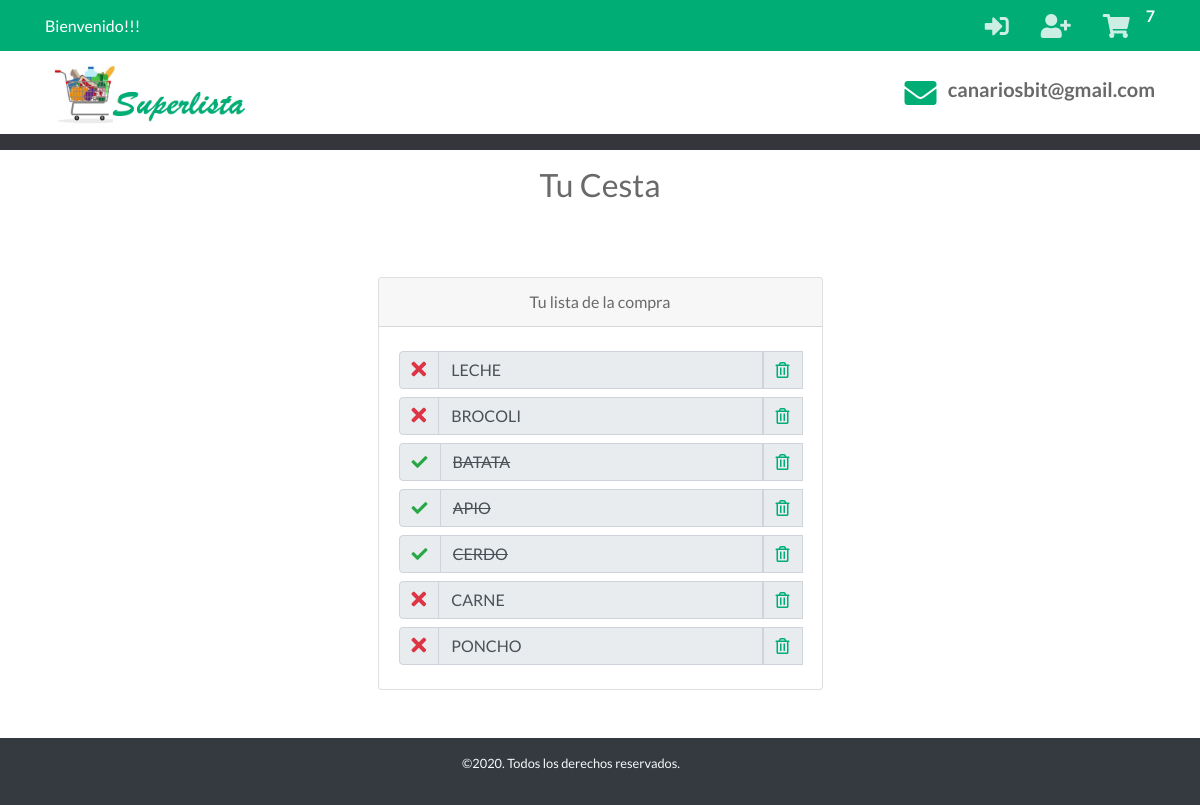
/cart, run on an earlier commit of the app's database.
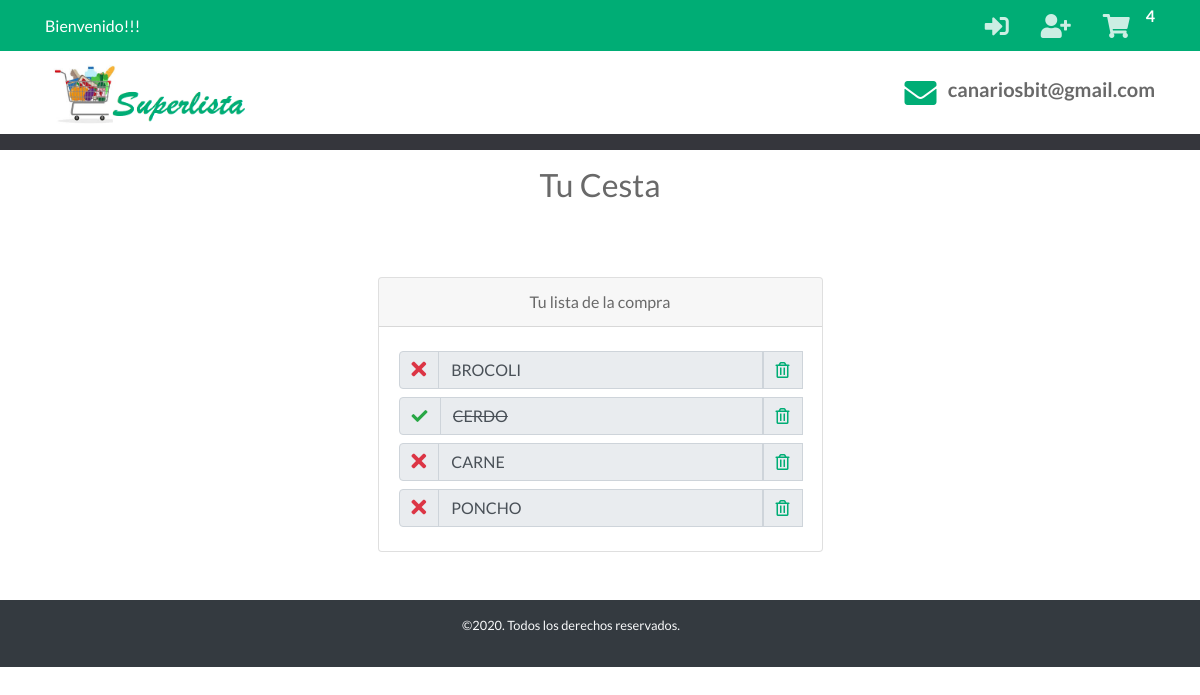
And on a later commit of the database.
### tables this page shows
CREATE TABLE "Cesta" (
	"Id"	INTEGER NOT NULL PRIMARY KEY AUTOINCREMENT UNIQUE,
	"Id_Usuario"	INTEGER NOT NULL,
	"Item"	INTEGER NOT NULL,
	"Tachar"	INTEGER
);

### app.py (the view)
@app.route('/cart')  # Ruta Mi Cesta
def cart():
    cantCarrito()
    if 'nombre' in session:
        items = getAllCesta()
        g.db.close()
        return render_template('carrito.html', items=items)
    else:
        items = getAllCesta()
        g.db.close()
        return render_template('carrito_home.html', items=items)

### app.py (called while the page is built)
def get_db():
    db = getattr(g, '_database', None)
    if db is None:
        db = g._database = sqlite3.connect('database1.db')
    return db

@app.teardown_appcontext
def close_connection(exception):
    db = getattr(g, '_database', None)
    if db is not None:
        db.close()

def conectar_db():
    return sqlite3.connect('database1.db')

def getAllCesta():
    if 'nombre' in session:
        id = session['id']
    else:
        id = -1
    g.db = conectar_db()
    consulta = 'SELECT * FROM Cesta WHERE (Id_usuario = ?)'
    cur = g.db.execute(consulta, [id])
    items = [dict(Id=row[0], Id_Usuario=row[1], Item_nombre=row[2], Tachar=row[3])
             for row in cur.fetchall()]
    g.db.close()
    return items

def cantCarrito():
    if 'nombre' in session:
        id_usuario = session['id']
    else:
        id_usuario = -1
    db = get_db()
    while not(db):
        db = get_db()
    cur = db.cursor()
    find_prod = (
        "SELECT COUNT(Id) FROM Cesta WHERE Id_Usuario = ?")
    cur.execute(find_prod, [(id_usuario)])
    resultado = cur.fetchone()
    session['carrito'] = resultado[0]
    print(resultado)
    print(session['carrito'])
    return session['carrito']

### templates/carrito_home.html (shortened to what the changed rows need)
<!doctype html>
<html lang="en">
<head>
    <link rel="stylesheet" href="{{ url_for('static', filename='css/bootstrap.min.css') }}">
    <link rel="stylesheet" href="{{ url_for('static', filename='css/all.css') }}">
    <link rel="stylesheet" href="{{ url_for('static', filename='css/swiper.min.css') }}">
    <link rel="stylesheet" href="{{ url_for('static', filename='css/venobox.css') }}">
    <link rel="stylesheet" href="{{ url_for('static', filename='css/jarallax.css') }}">
    <link rel="stylesheet" href="{{ url_for('static', filename='js/pickadate.js/themes/default.css') }}">
    <link rel="stylesheet" href="{{ url_for('static', filename='js/pickadate.js/themes/default.date.css') }}">
    <link rel="stylesheet" href="{{ url_for('static', filename='js/pickadate.js/themes/default.time.css') }}">
    <link rel="stylesheet" href="{{ url_for('static', filename='css/estilos.css') }}">
    <link rel="stylesheet" href="{{url_for('static', filename='css/main.css')}}">
</head>
<body>
    <section id="barra-contacto" class="bg-primary text-white py-3 py-lg-1 text-center">
        <div class="container">
            <div class="row justify-content-sm-between align-items-sm-center">
                <div class="col-12 col-sm-auto">
                    <ul class="redes-sociales list-unstyled d-inline-flex mb-0">
                        <span id="cantidad"> <strong>{{ session['carrito'] }}</strong></span>
                    </ul>
                </div>
            </div>
        </div>
    </section>
<section>
        <div class="container">
            <div class="row justify-content-center">
                <div class="col-5 py-5 text-center">
                    <div class="card">
                        <div class="card-body ">
                            {%for item in items %}
                                <div class="input-group py-1">
                                    <div class="input-group-prepend">
                                        <div class="input-group-text">
                                            <a href="/adquirido/{{item.Id}}"><i class="{% if item.Tachar %} text-success fas fa-check {% else %} fa-lg text-danger fas fa-times  {% endif %} "></i></a>
                                        </div>
                                    </div>
                                    <input type="text" readonly="true" color="blue" class="form-control {% if item.Tachar %} tachar {% endif %}" value="{{item.Item_nombre}}">
                                    <div class="input-group-prepend">
                                        <div class="input-group-text">
                                            <a href="/DeleteArtCesta/{{item.Id}}"><i class="far fa-trash-alt text-primary"></i></a>
                                        </div>
                                    </div>
                                </div>
                        {%endfor%}
                    </div>
                </div>
            </div>
        </div>
    </div>
</section>
</body>
</html>

What changed in the data, as far as the page shows it:
removed Cesta: Tachar 0 (drawn), Item_nombre "LECHE"
removed Cesta: Tachar 1 (drawn), Item_nombre "BATATA"
removed Cesta: Tachar 1 (drawn), Item_nombre "APIO"
Also different on the page:
{{ session['carrito'] }}: "7" → "4"
